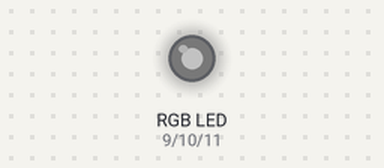
Simulated run of this sketch. Board: Arduino Uno, built with avr-gcc and run on an emulated ATmega328P. Shown: an RGB LED mixed from three pins (HIGH = lit). Dim RGB values are drawn brighter than linear.

Above: at 0.05 s.
At 1.25 s:
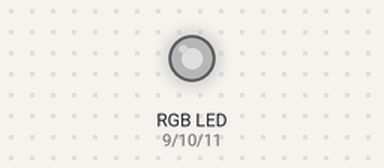
At 2.45 s:
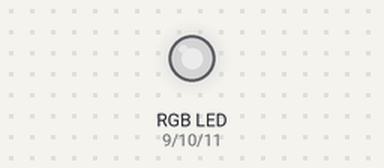
At 3.65 s:
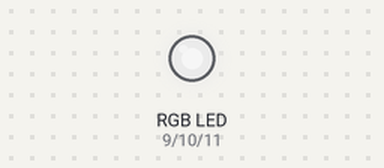
At 4.85 s:
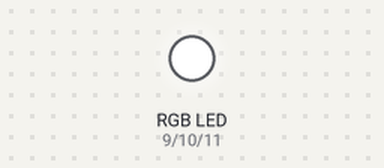
Timing chart, 0 to 6.3 s (numbered marks = the images above):
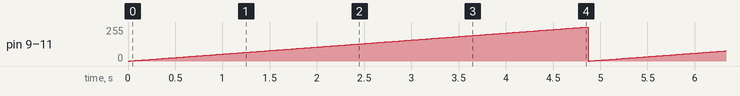

The sketch:

5B_RAINBOW_LED.ino
```cpp
int redPin = 9;
int greenPin = 10;
int bluePin = 11;

void setup(){
  pinMode(redPin, OUTPUT);
  pinMode(greenPin, OUTPUT);
  pinMode(bluePin, OUTPUT);
}

void loop(){
  colourRGB(238,130,238);//violet
  fadeOn(1000);


/*  colourRGB(75,0,130);//indigo
  fadeOn(1000);


  colourRGB(0,0,255);//blue
  fadeOn(1000);


  colourRGB(0,128,0);//green
  fadeOn(1000);


  colourRGB(255,255,0);//yellow
  fadeOn(1000);


  colourRGB(255,165,0);//orange
  fadeOn(1000);


  colourRGB(255,0,0);//red
  fadeOn(1000);*/

}

void colourRGB(int red, int green, int blue){
  analogWrite(redPin, constrain(red, 0, 255));
  analogWrite(greenPin, constrain(green, 0, 255));
  analogWrite(bluePin, constrain(blue, 0, 255));
}

void fadeOn(unsigned int time){
  for(byte value = 0; value<256; value += 1){
    analogWrite(redPin, value);
    analogWrite(greenPin, value);
    analogWrite(bluePin, value);
    delay(time/(255/5));
  }
  for(byte value = 255; value > 0; value -= 1){
    analogWrite(redPin, value);
    analogWrite(greenPin, value);
    analogWrite(bluePin, value);
    delay(time/(255/5));
  }
}
```

Measured:
- by itself, pin 9 (redPin), pin 10 (greenPin), pin 11 (bluePin): ramps from 0/255 to 255/255 and jumps back, once every 4.9 s
